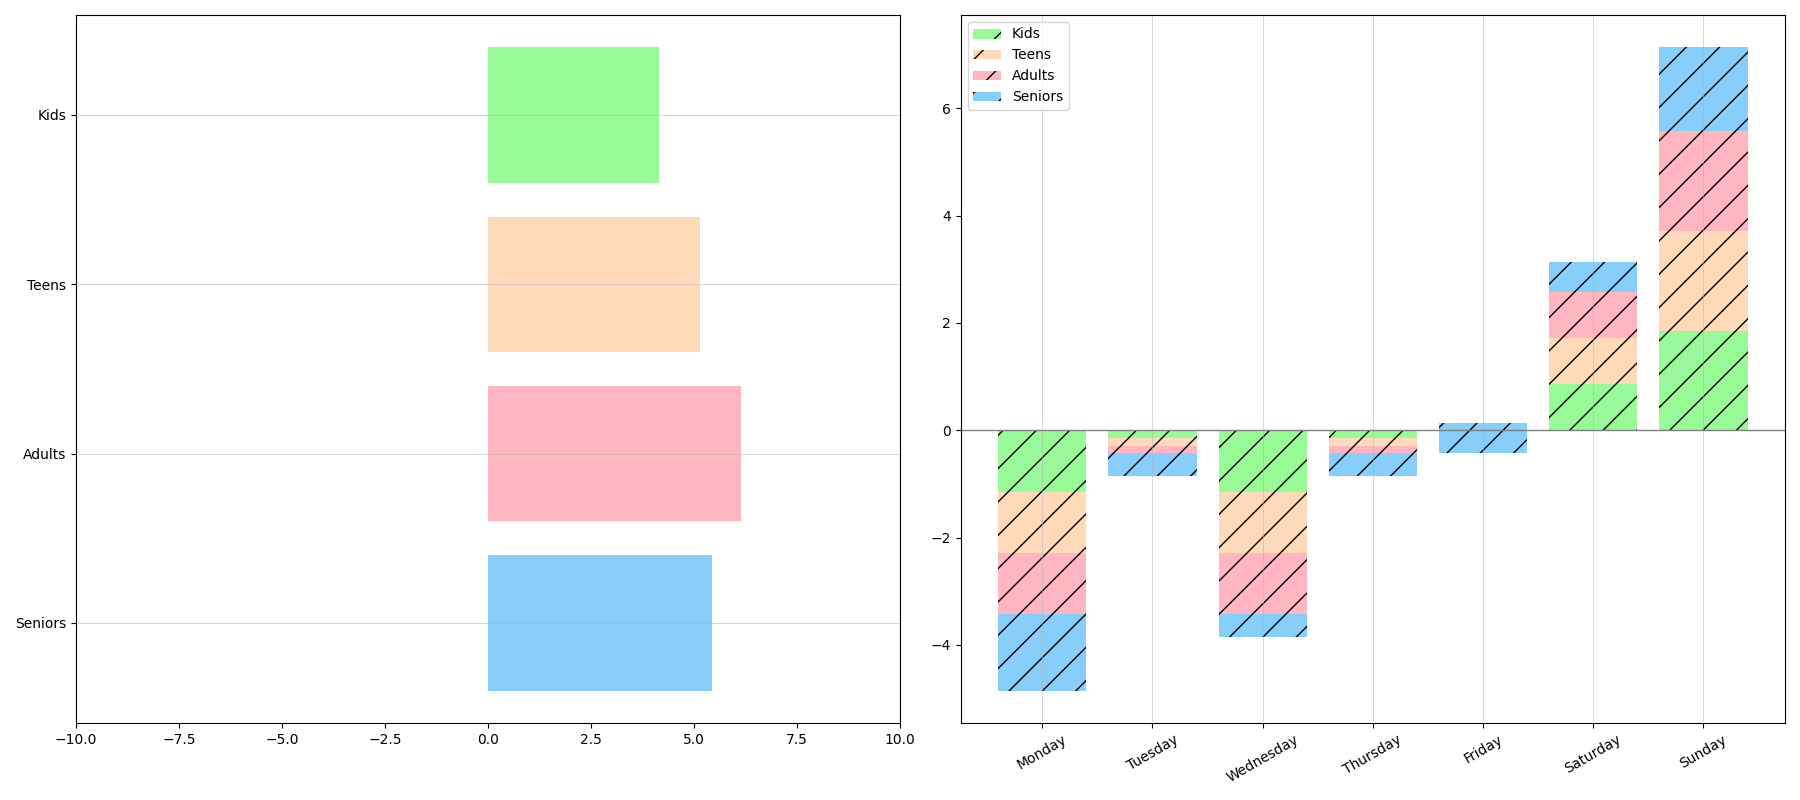

Generate this figure with Python:
import numpy as np
import matplotlib.pyplot as plt

days = ["Monday", "Tuesday", "Wednesday", "Thursday", "Friday", "Saturday", "Sunday"]

kids = [3, 4, 3, 4, 4, 5, 6]
teens = [4, 5, 4, 5, 5, 6, 7]
adults = [5, 6, 5, 6, 6, 7, 8]
seniors = [4, 5, 5, 5, 6, 6, 7]

data = np.array([kids, teens, adults, seniors])

fig, axs = plt.subplots(1, 2, figsize=(18, 8))

# Colors have been shuffled
axs[0].barh(range(len(data)), np.mean(data, axis=1), color=['#98FB98', '#FFDAB9', '#FFB6C1', '#87CEFA'])
axs[0].set_xlim(-10, 10)
axs[0].set_yticks(range(len(data)))
axs[0].set_yticklabels(["Kids", "Teens", "Adults", "Seniors"])
axs[0].invert_yaxis()
axs[0].grid(axis='y', linestyle='-', linewidth=0.7, alpha=0.5)

# Diverging bar chart with shuffled colors
x = np.arange(len(days))
colors = ['#98FB98', '#FFDAB9', '#FFB6C1', '#87CEFA']  # Shuffled colors
bottom = np.zeros(len(days))

for i, category in enumerate(["Kids", "Teens", "Adults", "Seniors"]):
    dataset = data[i]
    axs[1].bar(x, dataset - np.mean(dataset), bottom=bottom, color=colors[i], label=category, hatch='/')
    bottom += (dataset - np.mean(dataset))

axs[1].set_xticks(x)
axs[1].set_xticklabels(days, rotation=30)
axs[1].axhline(0, color='gray', linewidth=1.0)
axs[1].legend(loc='upper left', frameon=True)
axs[1].grid(axis='x', linestyle='-', linewidth=0.7, alpha=0.5)

plt.tight_layout()
plt.show()
